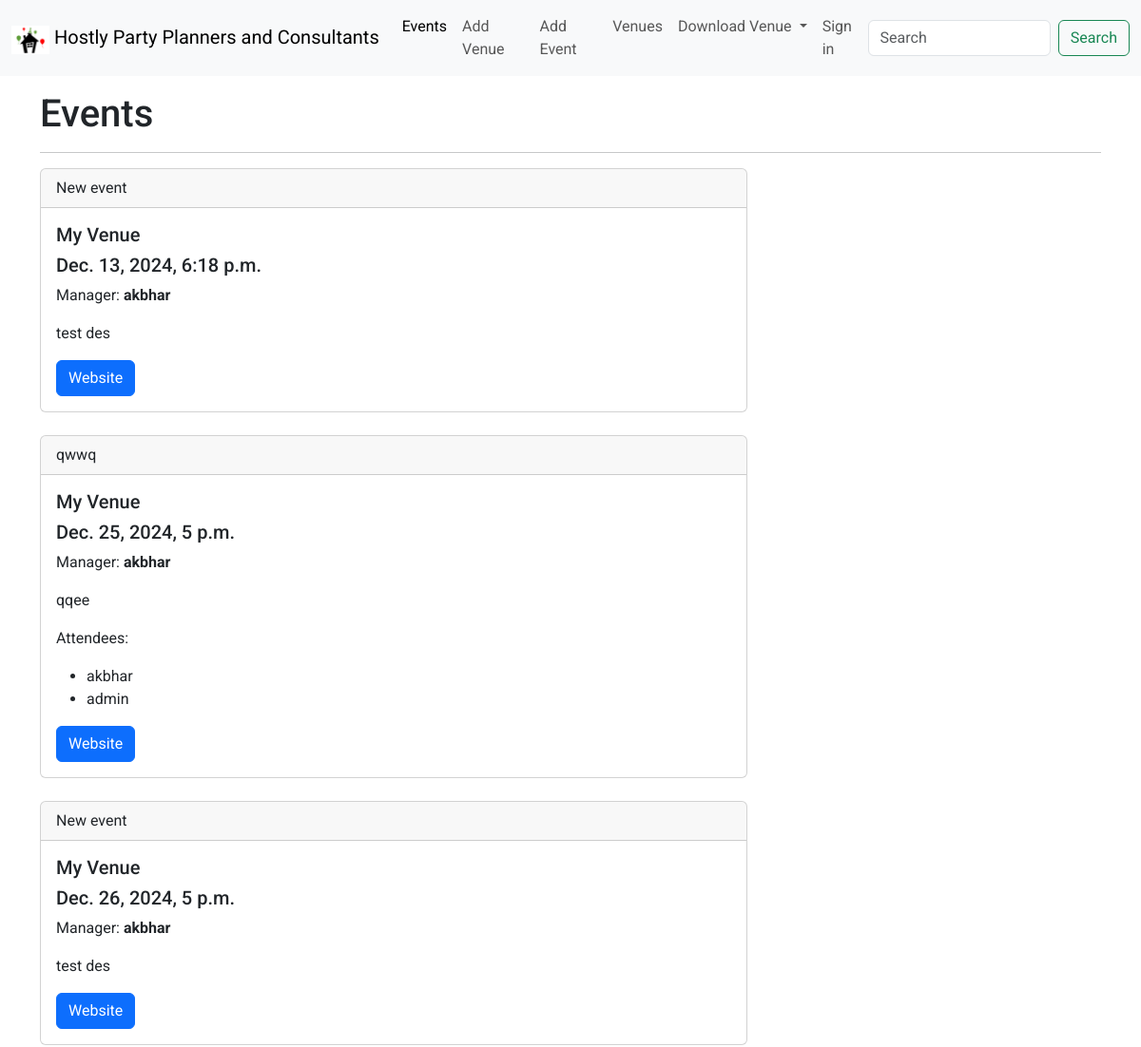
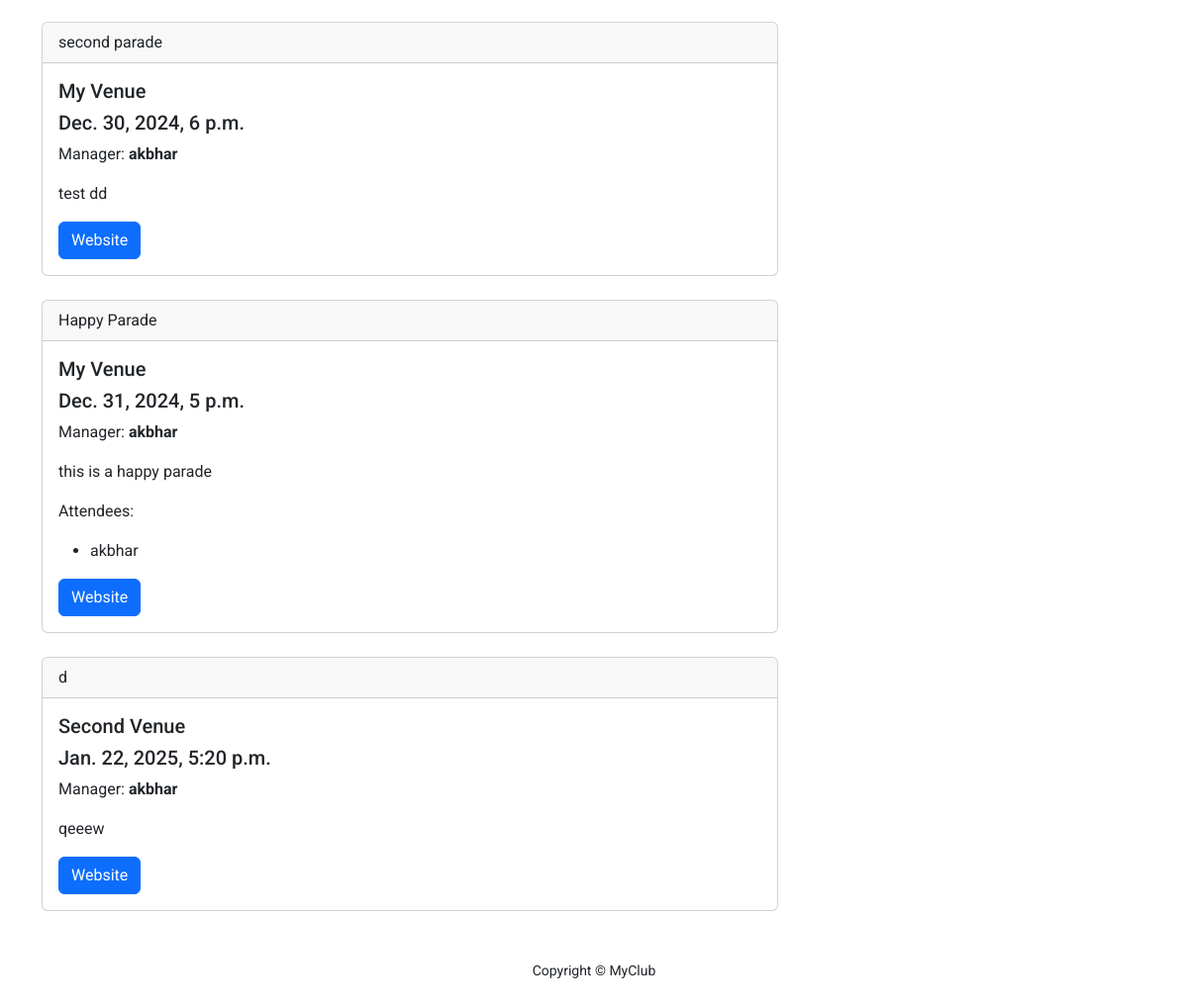
Screenshot of /events/ with the database file from the repository (2 pictures, top to bottom).
### club_events/models.py (models this page shows, shortened)
class Event(models.Model):
    name = models.CharField(max_length=120)
    event_date_time = models.DateTimeField()
    venue = models.ForeignKey(Venue, on_delete=models.CASCADE)
    manager = models.ForeignKey(User, on_delete=models.SET_NULL, blank=True, null=True)
    description = models.TextField(blank=True)
    attendees = models.ManyToManyField(User, related_name='attendees', blank=True)
    approved = models.BooleanField(default=False)

class Venue(models.Model):
    name = models.CharField(max_length=255)
    address = models.CharField(max_length=300)
    zip_code = models.CharField(max_length=15)
    phone = models.CharField(max_length=20, blank=True, null=True)
    web = models.URLField(blank=True, null=True)
    email = models.EmailField(max_length=200, blank=True, null=True)
    def __str__(self):
        return self.name

### club_events/views.py (the view)
# urls.py: path('events/', views.EventListView.as_view(), name='event_list'),
class EventListView(ListView):
    model = Event
    context_object_name = 'events'
    template_name = 'events/event_list.html'
    ordering = ['event_date_time']

### club_events/templates/events/event_list.html
{% extends 'base.html' %}
{% block content %}
    <div class="container">
        <h1>Events</h1>
        <hr>
        {% for event in events %}
            {% include 'includes/event_card.html' with event=event only %}
        {% endfor %}
    </div>
{% endblock %}

### club_events/templates/includes/event_card.html
<div class="col-md-8">
    <div class="card mb-4">
        <div class="card-header">
            {{ event.name }}
        </div>
        <div class="card-body">
            <h5 class="card-title text-capitalize">{{ event.venue }}</h5>
            <h5 class="card-title">{{ event.event_date_time }}</h5>
            <p>Manager: <span><strong>{{ event.manager }}</strong></span></p>
            <p class="card-text">{{ event.description }}</p>
            {% if event.attendees.exists %}
                <p>Attendees:</p>
                <ul>
                    {% for attendee in event.attendees.all %}
                        <li> {{ attendee }}</li>
                    {% endfor %}
                </ul>
            {% endif %}
            <a href="{{ event.venue.web }}" class="btn btn-primary">Website</a>
        </div>
    </div>
</div>

### club_events/static/assets/style.css (style rules this page uses)
body { font-family: "Roboto", sans-serif; font-weight: 400; font-style: normal; }

### rows the page displays
Event: name "New event", venue "My Venue", event_date_time "Dec. 13, 2024, 6:18 p.m.", manager "akbhar", description "test des"
Event: name "qwwq", venue "My Venue", event_date_time "Dec. 25, 2024, 5 p.m.", manager "akbhar", description "qqee"
Event: name "New event", venue "My Venue", event_date_time "Dec. 26, 2024, 5 p.m.", manager "akbhar", description "test des"
Event: name "second parade", venue "My Venue", event_date_time "Dec. 30, 2024, 6 p.m.", manager "akbhar", description "test dd"
Event: name "Happy Parade", venue "My Venue", event_date_time "Dec. 31, 2024, 5 p.m.", manager "akbhar", description "this is a happy parade"
Event: name "d", venue "Second Venue", event_date_time "Jan. 22, 2025, 5:20 p.m.", manager "akbhar", description "qeeew"

### other values shown
{{ attendee }} "akbhar"
{{ attendee }} "admin"
